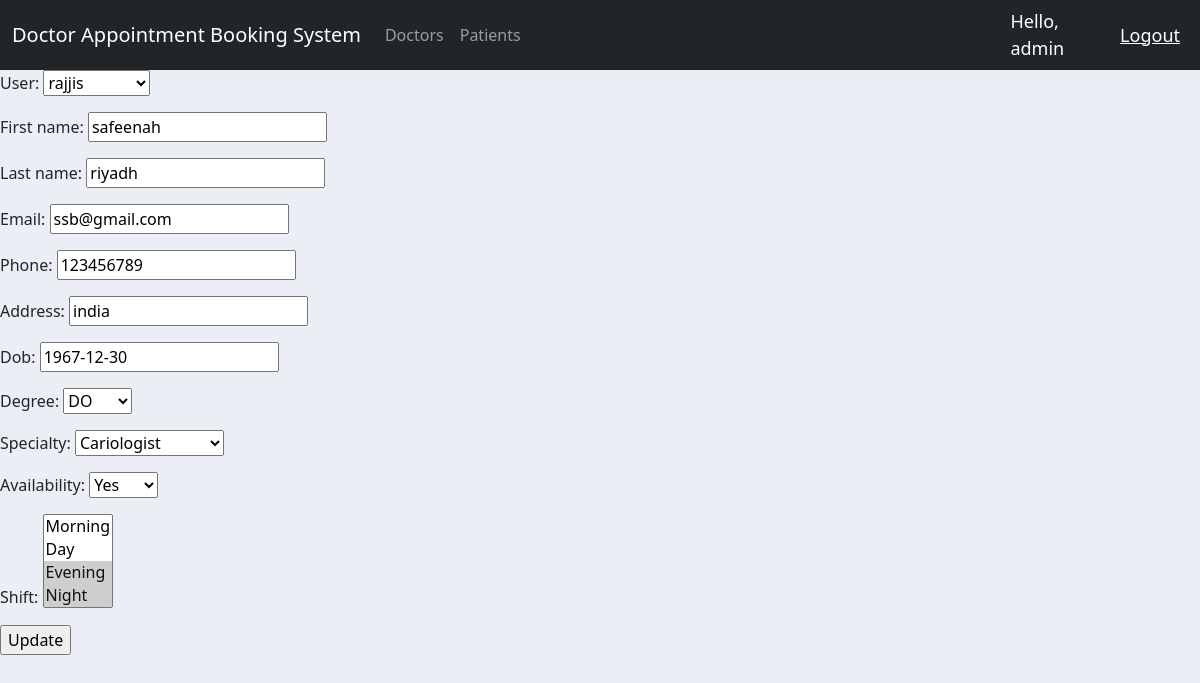
Page /doctorUpdation/3/ (signed in) on the committed database.
### core/models.py (models this page shows, shortened)
class Doctor(models.Model):
    DEGREE = (
        ('MD', 'MD'),
        ('DO', 'DO'),
    )
    SPECIALTY = (
        ('Pediatrician', 'Pediatrician'),
        ('Allergist', 'Allergists'),
        ('Dermatologist', 'Dermatologist'),
        ('Ophthalmologist', 'Ophthalmologist'),
        ('OB/GYN', 'OB/GYN'),
        ('Cardiologist', 'Cariologist'),
        ('Urologist', 'Urologist'),
        ('Neurologist', 'Neurologist'),
        ('Psychiatrist', 'Psychiatrist'),
    )
    AVAILABILITY = (
        ('Yes', 'Yes'),
        ('No', 'No'),
    )
    user = models.OneToOneField(User, null=True, on_delete=models.CASCADE)
    first_name = models.CharField(max_length=200)
    last_name = models.CharField(max_length=200)
    email = models.CharField(max_length=200)
    phone = models.CharField(max_length=10)
    address = models.CharField(max_length=1000)
    dob = models.DateField(null=True)
    degree = models.CharField(max_length=200, choices=DEGREE)
    specialty = models.CharField(max_length=200, choices = SPECIALTY)
    availability = models.CharField(max_length=200, choices=AVAILABILITY, null=True, blank=True)
    added_date = models.DateTimeField(auto_now_add=True)
    shift = models.ManyToManyField(Shift)

### core/decorators.py (the view)
        def wrapper_func(request, *args, **kwargs):
            group = None
            if request.user.groups.exists():
                group = request.user.groups.all()[0].name
            if group not in allowed_roles:
                return HttpResponse('<h1>You are not authorized to view this page</h1>')
            else:
                return view_func(request, *args, **kwargs)

### core/forms.py
class DoctorForm(ModelForm):
    class Meta:
        model = Doctor
        fields = '__all__'

### core/models.py (called while the page is built)
    def __str__(self):
        return self.name

### core/views.py (called while the page is built, shortened)
@login_required(login_url='login')
@allowed_users(allowed_roles=['admin'])
def doctorUpdationFormView(request, pk):
    selected_doctor = Doctor.objects.get(id=pk)
    form = DoctorForm(instance=selected_doctor)
    context = {
        'form': form,
    }
    return render(request, 'core/doctorUpdationForm.html', context)

### core/templates/core/doctorUpdationForm.html (shortened to what this page needs)
{% extends 'core/main.html' %}
{% block content %}
<form method="POST">
    {{ form.as_p }}
    <input type="submit" value="Update" />
</form>
{% endblock content %}

### core/templates/core/navbar.html (shortened to what this page needs)
<nav class="navbar navbar-expand-lg navbar-dark bg-dark">
    <div class="container-fluid">
      <a class="navbar-brand" href="{% url 'admin' %}">Doctor Appointment Booking System</a>
      <div class="collapse navbar-collapse" id="navbarNav">
        <ul class="navbar-nav">
            {% if request.user.is_staff %}
                <li class="nav-item">
                    <a class="nav-link" href="{% url 'doctorsList' %}">Doctors</a>
                </li>
                <li class="nav-item">
                    <a class="nav-link" href="{% url 'patientsList' %}">Patients</a>
                </li>
            {% endif %}
        </ul>
      </div>
    </div>
    <span class="hello-msg">Hello, {{request.user}}</span>
    <span><a href="{% url 'logout' %}" class="hello-msg">Logout</a></span>
  </nav>

### core/templates/core/main.html (style rules this page uses)
body { background-color: #ebeff5; }

### core/templates/core/navbar.html (style rules this page uses)
.hello-msg { font-size: 18px; color: #fff; margin-right: 20px; }

### rows in the picture
Doctor: user "rajjis", first_name "safeenah", last_name "riyadh", email "ssb@gmail.com", phone "123456789", address "india", dob "1967-12-30", degree "DO", specialty "Cariologist", availability "Yes"

### other values in the picture
{{ request.user }} "admin"
